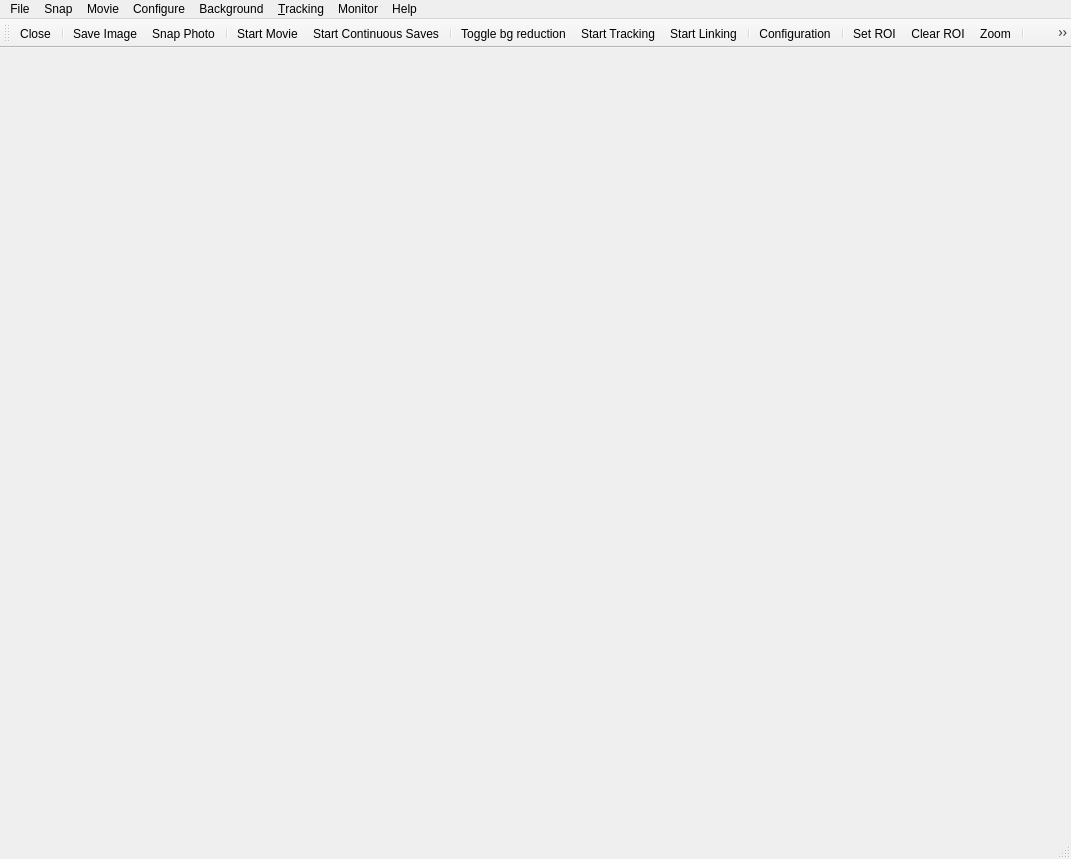
<?xml version="1.0" encoding="UTF-8"?>
<ui version="4.0">
 <class>MainWindow</class>
 <widget class="QMainWindow" name="MainWindow">
  <property name="geometry">
   <rect>
    <x>0</x>
    <y>0</y>
    <width>1071</width>
    <height>859</height>
   </rect>
  </property>
  <property name="minimumSize">
   <size>
    <width>800</width>
    <height>800</height>
   </size>
  </property>
  <property name="windowTitle">
   <string>PyNTA: Python Nanoparticle Tracking Analysis</string>
  </property>
  <property name="locale">
   <locale language="English" country="UnitedStates"/>
  </property>
  <property name="dockNestingEnabled">
   <bool>true</bool>
  </property>
  <widget class="QWidget" name="centralwidget">
   <property name="enabled">
    <bool>true</bool>
   </property>
  </widget>
  <widget class="QMenuBar" name="menubar">
   <property name="geometry">
    <rect>
     <x>0</x>
     <y>0</y>
     <width>1071</width>
     <height>21</height>
    </rect>
   </property>
   <widget class="QMenu" name="menuFile">
    <property name="title">
     <string>File</string>
    </property>
    <addaction name="actionLoad_Config"/>
    <addaction name="actionSave_Image"/>
    <addaction name="actionLoad_Data"/>
    <addaction name="actionClose"/>
   </widget>
   <widget class="QMenu" name="menuSnap">
    <property name="title">
     <string>Snap</string>
    </property>
    <addaction name="actionSnap_Photo"/>
   </widget>
   <widget class="QMenu" name="menuMovie">
    <property name="title">
     <string>Movie</string>
    </property>
    <addaction name="actionStart_Movie"/>
    <addaction name="actionStop_Movie"/>
    <addaction name="actionStart_Continuous_Saves"/>
    <addaction name="actionStop_Continuous_Saves"/>
   </widget>
   <widget class="QMenu" name="menuConfigure">
    <property name="title">
     <string>Configure</string>
    </property>
    <addaction name="actionSet_ROI"/>
    <addaction name="actionClear_ROI"/>
    <addaction name="actionConfiguration"/>
    <addaction name="actionInitialize_Camera"/>
    <addaction name="actionClose_Camera"/>
   </widget>
   <widget class="QMenu" name="menuBackground">
    <property name="title">
     <string>Background</string>
    </property>
    <addaction name="actionToggle_bg_reduction"/>
   </widget>
   <widget class="QMenu" name="menuTracking">
    <property name="title">
     <string>&amp;Tracking</string>
    </property>
    <addaction name="actionStart_Tracking"/>
    <addaction name="actionStop_Tracking"/>
    <addaction name="actionStart_Linking"/>
    <addaction name="actionStop_Linking"/>
    <addaction name="actionSave_Tracks"/>
    <addaction name="actionUpdate_Histogram"/>
    <addaction name="actionTracking_Config"/>
   </widget>
   <widget class="QMenu" name="menuHelp">
    <property name="title">
     <string>Help</string>
    </property>
    <addaction name="actionShow_Cheatsheet"/>
    <addaction name="actionAbout"/>
   </widget>
   <widget class="QMenu" name="menuMonitor">
    <property name="title">
     <string>Monitor</string>
    </property>
    <addaction name="actionAdd_Monitor_Point"/>
    <addaction name="actionClear_All"/>
   </widget>
   <addaction name="menuFile"/>
   <addaction name="menuSnap"/>
   <addaction name="menuMovie"/>
   <addaction name="menuConfigure"/>
   <addaction name="menuBackground"/>
   <addaction name="menuTracking"/>
   <addaction name="menuMonitor"/>
   <addaction name="menuHelp"/>
  </widget>
  <widget class="QToolBar" name="toolBar">
   <property name="windowTitle">
    <string>toolBar</string>
   </property>
   <attribute name="toolBarArea">
    <enum>TopToolBarArea</enum>
   </attribute>
   <attribute name="toolBarBreak">
    <bool>false</bool>
   </attribute>
   <addaction name="actionClose"/>
   <addaction name="separator"/>
   <addaction name="actionSave_Image"/>
   <addaction name="actionSnap_Photo"/>
   <addaction name="separator"/>
   <addaction name="actionStart_Movie"/>
   <addaction name="actionStart_Continuous_Saves"/>
   <addaction name="separator"/>
   <addaction name="actionToggle_bg_reduction"/>
   <addaction name="actionStart_Tracking"/>
   <addaction name="actionStart_Linking"/>
   <addaction name="separator"/>
   <addaction name="actionConfiguration"/>
   <addaction name="separator"/>
   <addaction name="actionSet_ROI"/>
   <addaction name="actionClear_ROI"/>
   <addaction name="actionZoom"/>
   <addaction name="separator"/>
   <addaction name="actionAdd_Monitor_Point"/>
   <addaction name="actionClear_All"/>
  </widget>
  <widget class="QStatusBar" name="statusBar"/>
  <action name="actionLoad_Config">
   <property name="icon">
    <iconset resource="../resources.qrc">
     <normaloff>:/icon_/Icons/science-and-fiction_upload.svg</normaloff>:/icon_/Icons/science-and-fiction_upload.svg</iconset>
   </property>
   <property name="text">
    <string>Load Config</string>
   </property>
  </action>
  <action name="actionSave_Image">
   <property name="icon">
    <iconset resource="../resources.qrc">
     <normaloff>:/icon_/Icons/pictogram_save.svg</normaloff>:/icon_/Icons/pictogram_save.svg</iconset>
   </property>
   <property name="text">
    <string>Save Image</string>
   </property>
  </action>
  <action name="actionLoad_Data">
   <property name="icon">
    <iconset resource="../resources.qrc">
     <normaloff>:/icon_/Icons/pictogram_open.svg</normaloff>:/icon_/Icons/pictogram_open.svg</iconset>
   </property>
   <property name="text">
    <string>Load Data</string>
   </property>
  </action>
  <action name="actionSnap_Photo">
   <property name="icon">
    <iconset resource="../resources.qrc">
     <normaloff>:/icon_/Icons/science-and-fiction_capture.svg</normaloff>:/icon_/Icons/science-and-fiction_capture.svg</iconset>
   </property>
   <property name="text">
    <string>Snap Photo</string>
   </property>
  </action>
  <action name="actionStart_Movie">
   <property name="icon">
    <iconset resource="../resources.qrc">
     <normaloff>:/icon_/Icons/pictogram_record.svg</normaloff>:/icon_/Icons/pictogram_record.svg</iconset>
   </property>
   <property name="text">
    <string>Start Movie</string>
   </property>
  </action>
  <action name="actionStop_Movie">
   <property name="icon">
    <iconset resource="../resources.qrc">
     <normaloff>:/icon_/Icons/pictogram_record.svg</normaloff>:/icon_/Icons/pictogram_record.svg</iconset>
   </property>
   <property name="text">
    <string>Stop Movie</string>
   </property>
  </action>
  <action name="actionStart_Continuous_Saves">
   <property name="icon">
    <iconset resource="../resources.qrc">
     <normaloff>:/icon_/Icons/hatch_download.svg</normaloff>:/icon_/Icons/hatch_download.svg</iconset>
   </property>
   <property name="text">
    <string>Start Continuous Saves</string>
   </property>
  </action>
  <action name="actionStop_Continuous_Saves">
   <property name="icon">
    <iconset resource="../resources.qrc">
     <normaloff>:/icon_/Icons/hatch_download.svg</normaloff>:/icon_/Icons/hatch_download.svg</iconset>
   </property>
   <property name="text">
    <string>Stop Continuous Saves</string>
   </property>
  </action>
  <action name="actionSet_ROI">
   <property name="icon">
    <iconset resource="../resources.qrc">
     <normaloff>:/icon_/Icons/pictogram_crop.svg</normaloff>:/icon_/Icons/pictogram_crop.svg</iconset>
   </property>
   <property name="text">
    <string>Set ROI</string>
   </property>
  </action>
  <action name="actionClear_ROI">
   <property name="icon">
    <iconset resource="../resources.qrc">
     <normaloff>:/icon_/Icons/hatch_enlarge.svg</normaloff>:/icon_/Icons/hatch_enlarge.svg</iconset>
   </property>
   <property name="text">
    <string>Clear ROI</string>
   </property>
  </action>
  <action name="actionConfiguration">
   <property name="icon">
    <iconset resource="../resources.qrc">
     <normaloff>:/icon_/Icons/avocado_calibrate.svg</normaloff>:/icon_/Icons/avocado_calibrate.svg</iconset>
   </property>
   <property name="text">
    <string>Configuration</string>
   </property>
  </action>
  <action name="actionToggle_bg_reduction">
   <property name="icon">
    <iconset resource="../resources.qrc">
     <normaloff>:/icon_/Icons/duotone_edit.svg</normaloff>:/icon_/Icons/duotone_edit.svg</iconset>
   </property>
   <property name="text">
    <string>Toggle bg reduction</string>
   </property>
  </action>
  <action name="actionStart_Tracking">
   <property name="icon">
    <iconset resource="../resources.qrc">
     <normaloff>:/icon_/Icons/duotone_chart.svg</normaloff>:/icon_/Icons/duotone_chart.svg</iconset>
   </property>
   <property name="text">
    <string>Start Tracking</string>
   </property>
  </action>
  <action name="actionStart_Linking">
   <property name="icon">
    <iconset resource="../resources.qrc">
     <normaloff>:/icon_/Icons/pictogram_link.svg</normaloff>:/icon_/Icons/pictogram_link.svg</iconset>
   </property>
   <property name="text">
    <string>Start Linking</string>
   </property>
  </action>
  <action name="actionStop_Tracking">
   <property name="icon">
    <iconset resource="../resources.qrc">
     <normaloff>:/icon_/Icons/duotone_chart.svg</normaloff>:/icon_/Icons/duotone_chart.svg</iconset>
   </property>
   <property name="text">
    <string>Stop Tracking</string>
   </property>
  </action>
  <action name="actionStop_Linking">
   <property name="icon">
    <iconset resource="../resources.qrc">
     <normaloff>:/icon_/Icons/pictogram_link.svg</normaloff>:/icon_/Icons/pictogram_link.svg</iconset>
   </property>
   <property name="text">
    <string>Stop Linking</string>
   </property>
  </action>
  <action name="actionSave_Tracks">
   <property name="text">
    <string>Save Tracks</string>
   </property>
  </action>
  <action name="actionShow_Cheatsheet">
   <property name="icon">
    <iconset resource="../resources.qrc">
     <normaloff>:/icon_/Icons/sketchy_create.svg</normaloff>:/icon_/Icons/sketchy_create.svg</iconset>
   </property>
   <property name="text">
    <string>Show Cheatsheet</string>
   </property>
  </action>
  <action name="actionAbout">
   <property name="icon">
    <iconset resource="../resources.qrc">
     <normaloff>:/icon_/Icons/hatch_ask.svg</normaloff>:/icon_/Icons/hatch_ask.svg</iconset>
   </property>
   <property name="text">
    <string>About</string>
   </property>
  </action>
  <action name="actionClose">
   <property name="icon">
    <iconset resource="../resources.qrc">
     <normaloff>:/icon_/Icons/pictogram_close.svg</normaloff>:/icon_/Icons/pictogram_close.svg</iconset>
   </property>
   <property name="text">
    <string>Close</string>
   </property>
  </action>
  <action name="actionInitialize_Camera">
   <property name="text">
    <string>Initialize Camera</string>
   </property>
  </action>
  <action name="actionClose_Camera">
   <property name="text">
    <string>Close Camera</string>
   </property>
  </action>
  <action name="actionUpdate_Histogram">
   <property name="text">
    <string>Update Histogram</string>
   </property>
  </action>
  <action name="actionTracking_Config">
   <property name="text">
    <string>Config</string>
   </property>
  </action>
  <action name="actionAdd_Monitor_Point">
   <property name="icon">
    <iconset>
     <normaloff>../Icons/monitor_graph.svg</normaloff>../Icons/monitor_graph.svg</iconset>
   </property>
   <property name="text">
    <string>Add point</string>
   </property>
  </action>
  <action name="actionClear_All">
   <property name="icon">
    <iconset>
     <normaloff>../Icons/empty_graph.svg</normaloff>../Icons/empty_graph.svg</iconset>
   </property>
   <property name="text">
    <string>Clear all</string>
   </property>
  </action>
  <action name="actionZoom">
   <property name="icon">
    <iconset>
     <normaloff>../Icons/sharp-corners_enlarge.svg</normaloff>../Icons/sharp-corners_enlarge.svg</iconset>
   </property>
   <property name="text">
    <string>Zoom</string>
   </property>
   <property name="toolTip">
    <string>Zoom in region of interest</string>
   </property>
   <property name="shortcut">
    <string>Ctrl+=</string>
   </property>
  </action>
 </widget>
 <resources>
  <include location="../resources.qrc"/>
 </resources>
 <connections/>
</ui>
